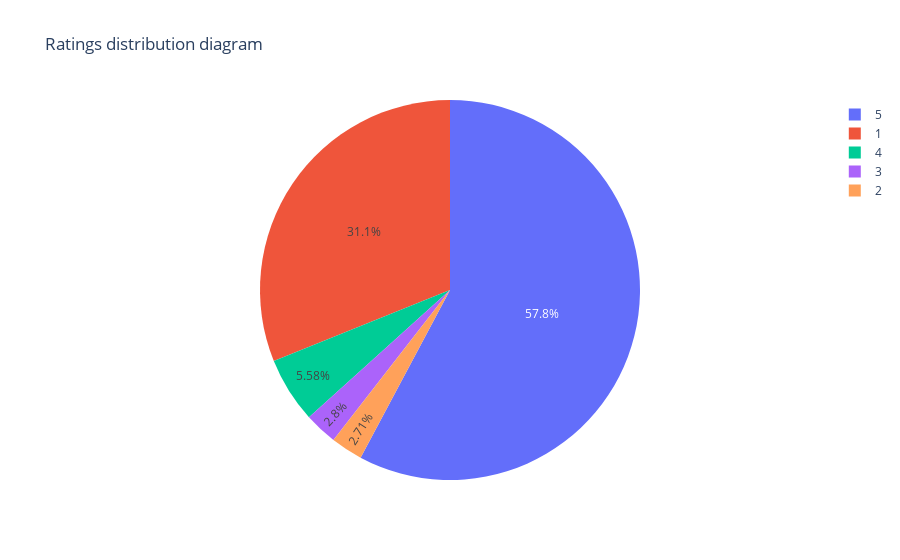

Notebook cell for this chart:
### Code cell
fig = px.pie(data_frame= df_train_origin, names= df_train_origin.Rating.value_counts().index, values= df_train_origin.Rating.value_counts(), title= 'Ratings distribution diagram')
fig.show()

### Figure 1 — Plotly figure (JSON) as saved in the notebook; plotly's stock layout.template omitted (floating-point values rounded to 4 significant figures)
{"data": [{"domain": {"x": [0, 1], "y": [0, 1]}, "hovertemplate": "label=%{label}<br>value=%{value}<extra></extra>", "labels": [5, 1, 4, 3, 2], "legendgroup": "", "name": "", "showlegend": true, "type": "pie", "values": [34679, 18663, 3350, 1679, 1629]}], "layout": {"legend": {"tracegroupgap": 0}, "title": {"text": "Ratings distribution diagram"}}}
